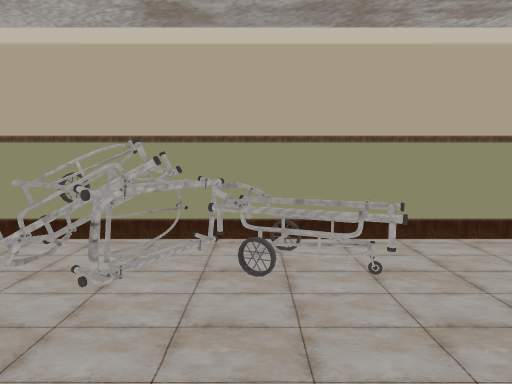
[1] (above)

17 first-person views from a walk through a Unity game level. The camera is 1.4 m above the floor, tilts 6° down and sees 75° across. The floor is counted in squares, 1 m on a side. Each view is taken from the middle of a square. On the plan, view 1 faces up. The plan holds only what a view shows up to about 15 squares ahead; the rest is blank. The place goes on beyond the plan. The player is left out. Door leaves are left out, so doorways stand open. Some surface patterns are stand-ins.

[2]
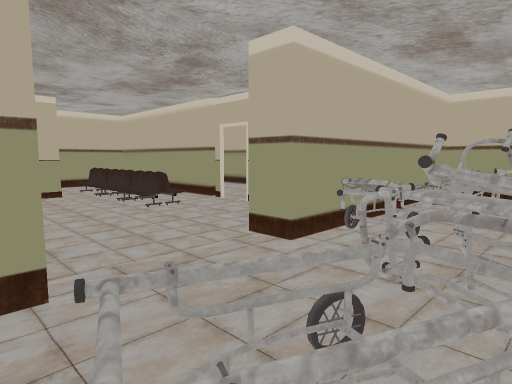

[3]
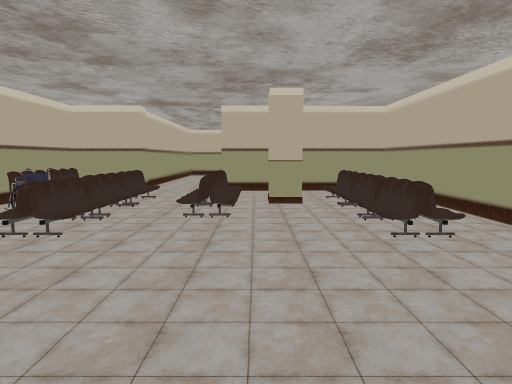

[4]
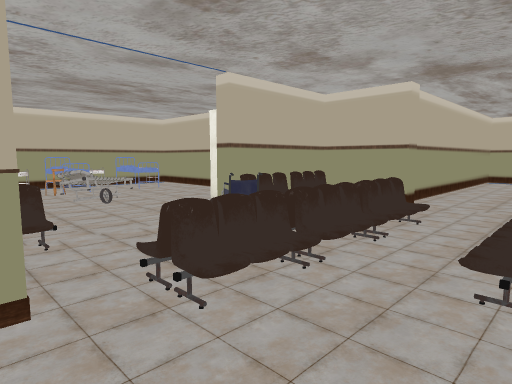

[5]
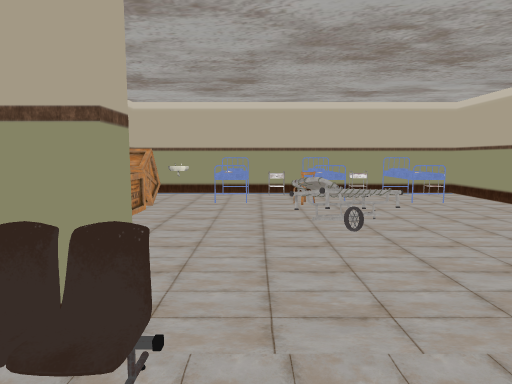

[6]
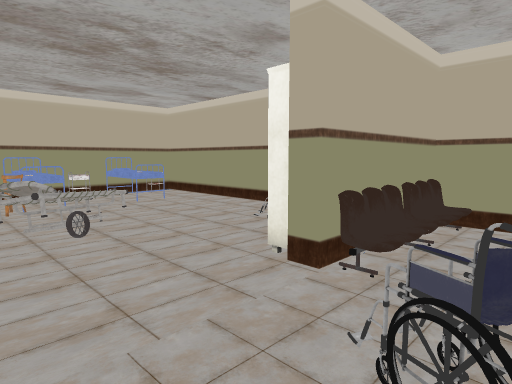

[7]
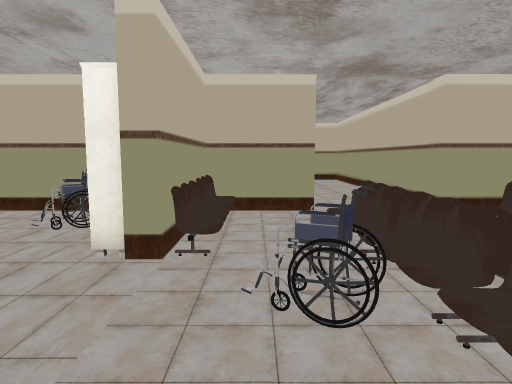

[8]
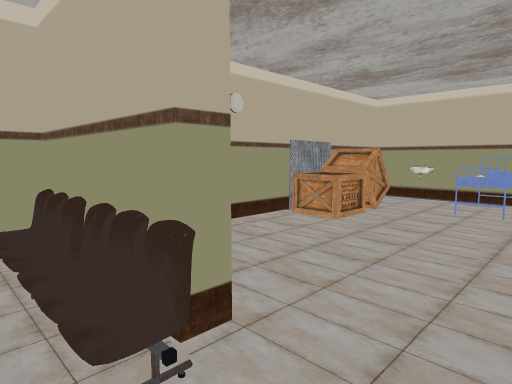

[9]
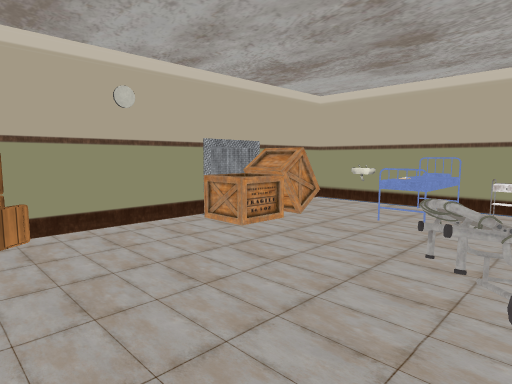

[10]
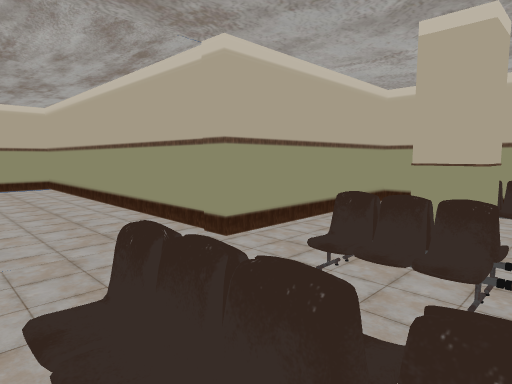

[11]
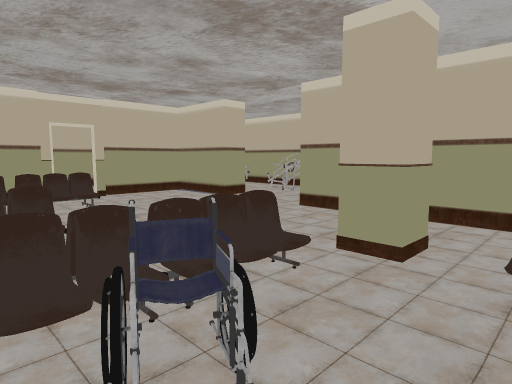

[12]
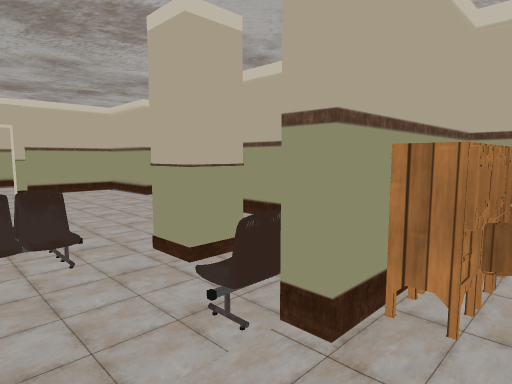

[13]
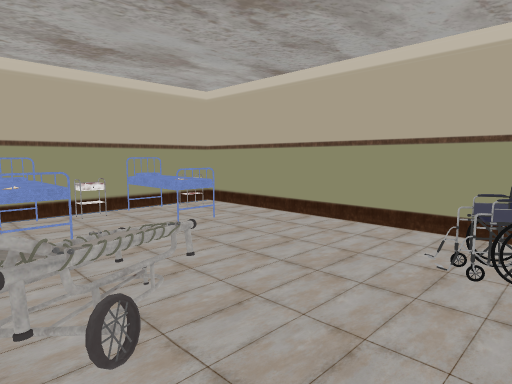

[14]
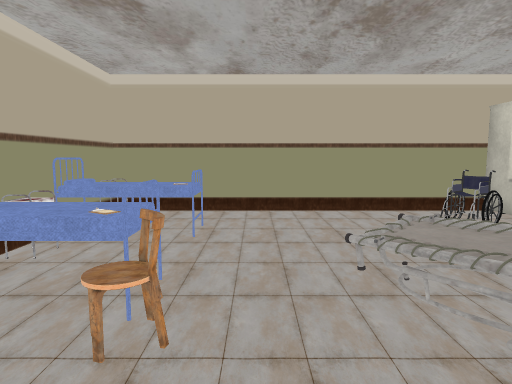

[15]
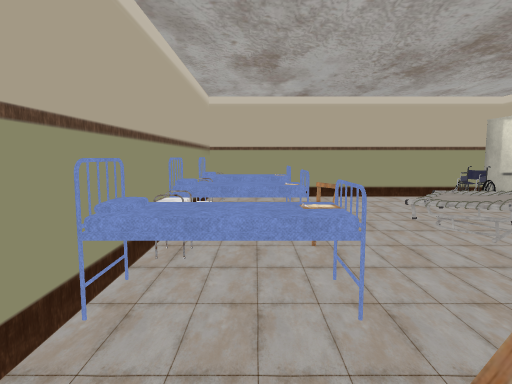

[16]
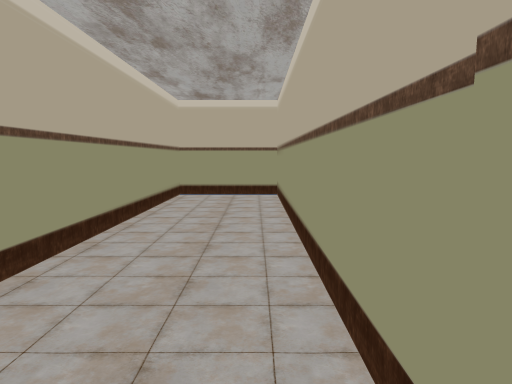

[17]
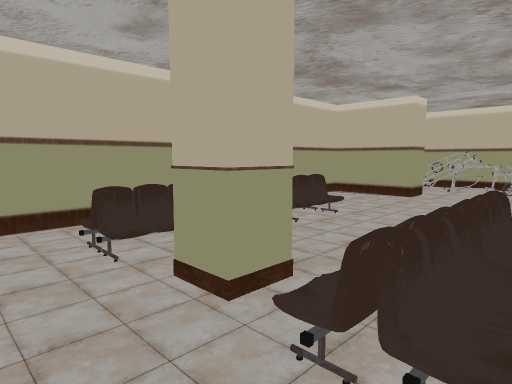

### Floor plan
Points are (right, up) in squares from view 1. A wall is a line through its corners. A room is listed if a view was taken in it or the views show most of it. See-through windows are left out.
Room 1 (views 1, 2, 3, 4, 5, 6, 7, 8, 9, 10, 11, 12, 13, 14, 15, 16, 17)
walls: (7.2, -2.6) (7.2, 0.5) (1.2, 0.5); (7.8, -2.5) (7.8, -3) (7.4, -3); (7.2, -8.5) (7.2, -7.2); (4.5, -12) (4.5, -11.4) (7.2, -11.4) (7.2, -10.4); (8.1, -11.4) (17.6, -11.4) (17.6, 0.5) (7.8, 0.5) (7.8, -0.6); (1.1, 1.5) (1.6, 1.5); (-2.2, 1.6) (-2.2, 0.5) (-5.1, 0.5) (-5.1, -2.4); (-5.1, -4.2) (-5.1, -11.4) (1.3, -11.4) (1.2, -23.1) (4.8, -23.1) (4.8, -12.7); (-5.3, -3.9) (-5.3, -4.4); (4.2, 5.4) (-4.2, 5.4); (-5.3, -2.2) (-5.3, -2.8); (-7.5, 1.5) (-5.4, 1.5)
ways out: open door at (-5, -3.5)
objects: other object (-5, 2) to (-3, 3); chair (-3, -9); other object (-3, -7); chair (-3, -6); chair (-3, -4); other object (-3, 4) to (-2, 5); other object (-2, 3) to (-1, 5); pillar (-1, -9) to (-1, -8); other object (0, 3) to (2, 5); chair (1, -9) to (1, -8); chair (1, -7) to (1, -6); chair (4, -9); chair (4, -6); chair (4, -4); pillar (4, -2) to (5, -2); other object (5, -6) to (6, -6); chair (7, -10); chair (7, -9); chair (7, -3); chair (7, -1); other object (8, -10); other object (8, -8); other object (8, -2); other object (8, -1); other object (9, -10) to (10, -9); other object (9, 0); other object (11, -7) to (13, -5); box (13, -1) to (14, 0); chair (14, -6); bed (15, -10) to (17, -9); bed (15, -7) to (17, -6); bed (15, -4) to (17, -3); box (15, -1) to (15, 0); trolley (16, -8); other object (17, -11) to (17, -10); trolley (17, -5); sink (17, -1)

Where each view was taken, in squares from view 1:
view 1: 0 up, 0 right, facing up
view 2: 5 up, 2 right, facing down-left
view 3: 2 up, 0 right, facing down
view 4: 2 down, 1 right, facing down-right
view 5: 4 down, 5 right, facing right
view 6: 4 down, 5 right, facing down-right
view 7: 3 down, 6 right, facing down
view 8: 5 down, 6 right, facing up-right
view 9: 6 down, 8 right, facing up-right
view 10: 7 down, 5 right, facing down-left
view 11: 7 down, 7 right, facing up-left
view 12: 5 down, 9 right, facing up-left
view 13: 5 down, 9 right, facing down-right
view 14: 3 down, 14 right, facing down
view 15: 0 up, 16 right, facing down
view 16: 11 down, 2 right, facing down
view 17: 11 down, 2 right, facing up-left
